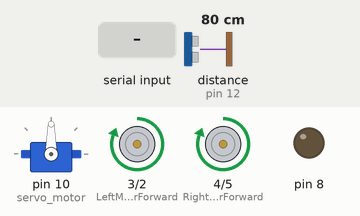
Bench run of a sketch on a simulated Arduino Uno, built with avr-gcc and run on an emulated ATmega328P. Shown: servo, motor-driver pin pairs drawn as motors (green arrow = first pin HIGH = forward, orange = second pin HIGH = backward, longer = more drive), output pins drawn as LEDs (lit = HIGH). Wiring (inferred from the names in the program): ultrasonic range finder: trigger pin 13; echo pin 12. The inputs (shaded band) are chosen by the test bench; at power-on: distance to the obstacle (sensor on pin 12) 80 cm. The echo pulse lasts 58.3 µs per cm; pins used as bus, display or sensor lines are not drawn; what the sketch prints to the serial monitor is not drawn.

Above: at 1.2 s.
1.3 s: distance to the obstacle (sensor on pin 12) set to 22 cm
2.8 s: distance to the obstacle (sensor on pin 12) set to 19 cm
At 5.1 s:
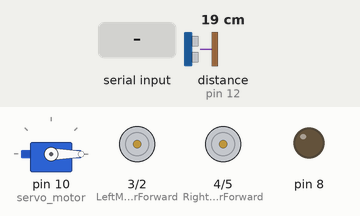
5.8 s: "W" received over Serial
At 7.9 s:
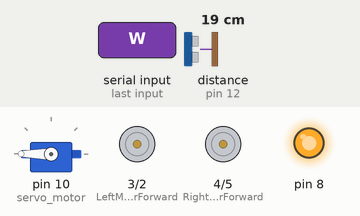
8.8 s: "w" received over Serial
At 10.8 s:
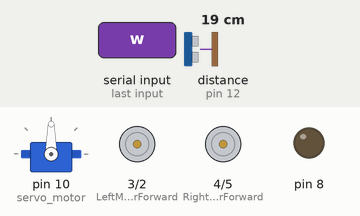
11.8 s: "W" received over Serial
At 12.6 s:
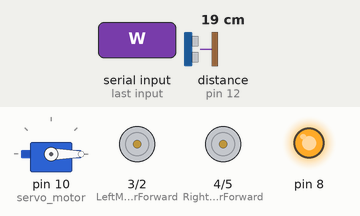
14.3 s: distance to the obstacle (sensor on pin 12) set to 35 cm
Timing chart, 0 to 18.3 s (numbered marks = the images above; inputs shaded):
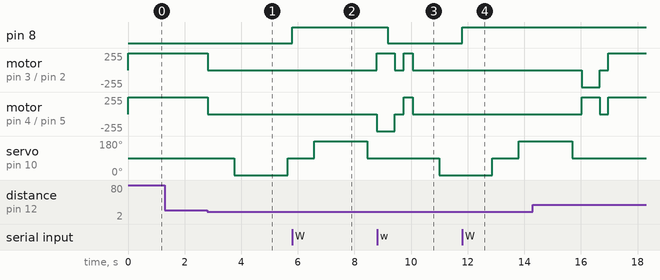

Measured:
- the behaviour switches between 21 and 20 cm on distance to the obstacle (sensor on pin 12) (found by bisection; images 0 and 1)
- after the input at 2.8 s, motor on pin 3 (LeftMotorForward) / pin 2 (LeftMotorBackward), motor on pin 4 (RightMotorForward) / pin 5 (RightMotorBackward): forward 255/255 → stopped at once; servo on pin 10 (servo_motor): 90° → 0° after 0.95 s, → 90° 1.9 s later
- after the input at 5.8 s, pin 8: LOW → HIGH at once; motor on pin 3 (LeftMotorForward) / pin 2 (LeftMotorBackward): stopped → forward 255/255 after 3.0 s; motor on pin 4 (RightMotorForward) / pin 5 (RightMotorBackward): stopped → backward 255/255 after 3.0 s
- after the input at 8.8 s, pin 8: HIGH → LOW after 0.38 s
- after the input at 11.8 s, pin 8: LOW → HIGH at once

The sketch:

servo.ino
```cpp
#include <Servo.h>          //Servo motor library. This is standard library
#include <NewPing.h>        //Ultrasonic sensor function library. You must install this library

//our relay control pins
const int LeftMotorForward = 3;
const int LeftMotorBackward = 2;
const int RightMotorForward = 4;
const int RightMotorBackward = 5;
const int Cleaner = 8;
char t='A';
char k='w';
int flag = 1;
float distanceRight = 0;
float distanceLeft = 0;

//sensor pins
//#define trig_pin A1 //analog input 1
//#define echo_pin A2 //analog input 2
const int trig=13;
const int echo=12;
#define maximum_distance 200

float distance = 100;

NewPing ultra(trig, echo); //sensor function
Servo servo_motor; //our servo name

//functions
////////////////////////


float lookRight(){
  servo_motor.write(0);
  makedelay(300);
  return readPing();
}

float lookLeft(){
  servo_motor.write(180);
  makedelay(300);
  return readPing();
}

/////////////////////////////////
void makedelay(int times)
{
  for (int i=0; i<times; ++i)
  {
    delay(1);
    k=Serial.read();
    Serial.println(t);
    if(k=='w'){
      digitalWrite(8,LOW);
    }
    else if(k=='W'){
      digitalWrite(8,HIGH);
    }
  }
}

float readPing(){
  digitalWrite(trig,LOW);
  delayMicroseconds(2);
  digitalWrite(trig,HIGH);
  delayMicroseconds(10);
  digitalWrite(trig,LOW);

  float distance=pulseIn(echo,HIGH);
  distance= (distance/2)/29.1;
  Serial.print(distance);
  Serial.println(" cm");
  return distance;
}

void moveStop(){

  digitalWrite(RightMotorForward, LOW);
  digitalWrite(LeftMotorForward, LOW);
  digitalWrite(RightMotorBackward, LOW);
  digitalWrite(LeftMotorBackward, LOW);
}

void moveForward(){

    digitalWrite(LeftMotorForward, HIGH);
    digitalWrite(RightMotorForward, HIGH);

    digitalWrite(LeftMotorBackward, LOW);
    digitalWrite(RightMotorBackward, LOW); }


void moveBackward(){
  digitalWrite(LeftMotorBackward, HIGH);
  digitalWrite(RightMotorBackward, HIGH);

  digitalWrite(LeftMotorForward, LOW);
  digitalWrite(RightMotorForward, LOW);
}
  //makedelay(100);


void turnRight(){
  if(t=='R'){
  digitalWrite(LeftMotorForward, HIGH);
  digitalWrite(LeftMotorBackward, LOW);
  digitalWrite(RightMotorBackward, HIGH);
  digitalWrite(RightMotorForward, LOW);
  }
  else{
  for(int i=0;i<25000;++i){
  digitalWrite(LeftMotorForward, HIGH);
  digitalWrite(LeftMotorBackward, LOW);
  digitalWrite(RightMotorBackward, HIGH);

  digitalWrite(RightMotorForward, LOW);
  }
  //makedelay(300);
}
}

void turnLeft(){
  if(t=='L'){
  digitalWrite(LeftMotorBackward, HIGH);
  digitalWrite(LeftMotorForward, LOW);
  digitalWrite(RightMotorForward, HIGH);
  digitalWrite(RightMotorBackward, LOW);
  }
  else{
  for(int i=0;i<25000;++i){
  digitalWrite(LeftMotorBackward, HIGH);
  digitalWrite(LeftMotorForward, LOW);
  digitalWrite(RightMotorForward, HIGH);
  digitalWrite(RightMotorBackward, LOW);
  }
  }
  //makedelay(300);
}

////////////////////////////////
void setup(){
  Serial.begin(9600);
  pinMode(13,OUTPUT);
  pinMode(RightMotorForward, OUTPUT);
  pinMode(LeftMotorForward, OUTPUT);
  pinMode(LeftMotorBackward, OUTPUT);
  pinMode(RightMotorBackward, OUTPUT);
  pinMode(echo,INPUT);
  pinMode(trig,OUTPUT);
  servo_motor.attach(10); //our servo pin
  servo_motor.write(90);
  pinMode(8,OUTPUT);
}

void loop(){

 /* digitalWrite(13,HIGH);
  delay(300);
  digitalWrite(13,LOW);
  delay(300);*/
/* digitalWrite(Cleaner, HIGH);
 delay(5000);
  digitalWrite(Cleaner, LOW);
  delay(5000);*/
  if(Serial.available()){
  t = Serial.read();

  Serial.println(t);}


if(t == 'F'){            //move forward(all motors rotate in forward direction)
  moveForward();
}

else if(t == 'B'){      //move reverse (all motors rotate in reverse direction)
  moveBackward();
}
else if(t == 'L'){      //turn right (left side motors rotate in forward direction, right side motors doesn't rotate)
  turnLeft();
}
else if(t == 'R'){      //turn left (right side motors rotate in forward direction, left side motors doesn't rotate)
  turnRight();
}
else if(t == 'W'){
digitalWrite(8,HIGH);
Serial.println("W");
 }

else if(t == 'w')
{
digitalWrite(8,LOW);
Serial.println("w");
}

else if(t == 'S'){      //STOP (all motors stop)
  moveStop();
}
//makedelay(100);

else if(t == 'A')
{

    distance=readPing();
    if (distance <= 20){
    moveStop();
    makedelay(300);
    distanceRight = lookRight();
    makedelay(300);
    servo_motor.write(90);
    makedelay(300);
    distanceLeft = lookLeft();
    makedelay(300);
    servo_motor.write(90);
    makedelay(100);
    Serial.print("right");
    Serial.print(distanceRight);
    Serial.print("left");
    Serial.print(distanceLeft);
    if (distanceRight >= distanceLeft){
      turnRight();
      makedelay(100);
      moveStop();
      makedelay(100);
      moveForward();
      makedelay(100);
    }
    else{
      turnLeft();
      makedelay(100);
      moveStop();
      makedelay(100);
      moveForward();
      makedelay(100);
    }
  }
  else{
    moveForward(); }
   }
}
```
